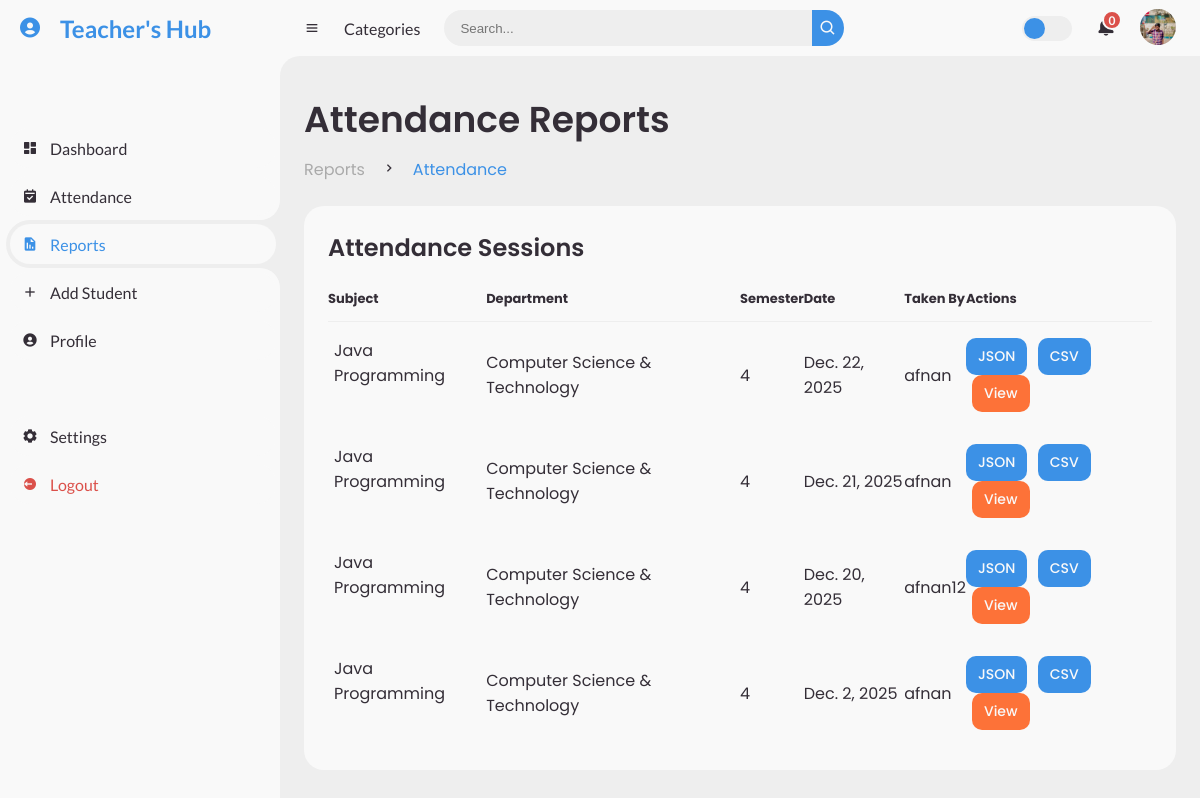
/attendance/reports (signed in), run on an earlier commit of the app's database.
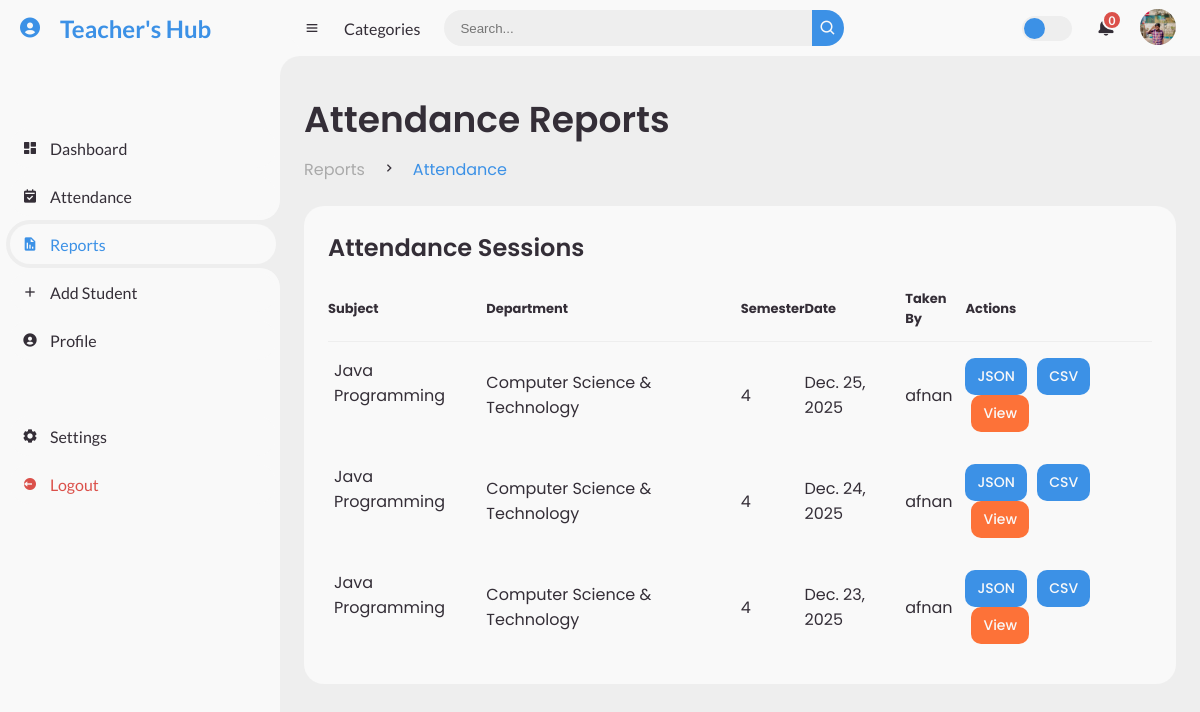
And on a later commit of the database.
### accounts/models.py (models this page shows, shortened)
class Profile(models.Model):
    user = models.OneToOneField(User, on_delete=models.CASCADE)
    profile_picture = models.ImageField( upload_to='profile_pics', blank=True, null=True)

### attendance/models.py (models this page shows, shortened)
class AttendanceSession(models.Model):
    subject = models.ForeignKey(Subject, on_delete=models.CASCADE)
    department = models.ForeignKey(Department, on_delete=models.CASCADE)
    semester = models.ForeignKey(Semester, on_delete=models.CASCADE)
    date = models.DateField()
    taken_by = models.ForeignKey(
        User,
        on_delete=models.CASCADE
    )
    attendance_data = models.JSONField(default=dict)
    class Meta:
        unique_together = ('subject', 'date')

### subjects/models.py (models this page shows, shortened)
class Subject(models.Model):
    name = models.CharField(max_length=100)
    code = models.CharField(max_length=20)
    department = models.ForeignKey(
        Department,
        on_delete=models.CASCADE,
        related_name="subjects"
    )
    semester = models.ForeignKey(
        Semester,
        on_delete=models.CASCADE,
        related_name="subjects"
    )
    class Meta:
        unique_together = ('code', 'department', 'semester')

### student/models.py (models this page shows, shortened)
class Department(models.Model):
    name = models.CharField(max_length=100)
    code = models.CharField(max_length=10,unique=True)

class Semester(models.Model):
    number = models.PositiveIntegerField()

### attendance/views.py (the view)
# urls.py: path('reports', views.attendance_report, name='attendance_report'),
@login_required
def attendance_report(request):
    sessions = AttendanceSession.objects.all().order_by('-date')
    students = Student.objects.in_bulk(field_name='student_id')
    for session in sessions:
        session.attendance_details = []
        for student_id, status in session.attendance_data.items():
            student = students.get(student_id)
            if student:
                session.attendance_details.append({
                    'name': student.name,
                    'status': 'present' if status == 'P' else 'absent'
                })
    return render(request, 'reports.html', {'sessions': sessions})

### student/context_processors.py (called while the page is built)
def current_profile(request):
    if request.user.is_authenticated:
        try:
            profile = Profile.objects.get(user=request.user)
        except Profile.DoesNotExist:
            profile = None
        return {'profile': profile}
    return {'profile': None}

### templates/reports.html (shortened to what this page needs)
{% extends 'base.html' %}
{% block content %}
<main>
    <div class="head-title">
        <div class="left">
            <h1>Attendance Reports</h1>
            <ul class="breadcrumb">
                <li><a href="#">Reports</a></li>
                <li><i class='bx bx-chevron-right'></i></li>
                <li><a class="active" href="#">Attendance</a></li>
            </ul>
        </div>
    </div>
    <div class="table-data">
        <div class="order">
            <div class="head">
                <h3>Attendance Sessions</h3>
            </div>
            <table>
                <thead>
                    <tr>
                        <th>Subject</th>
                        <th>Department</th>
                        <th>Semester</th>
                        <th>Date</th>
                        <th>Taken By</th>
                        <th>Actions</th>
                    </tr>
                </thead>
                <tbody>
                    {% for session in sessions %}
                    <tr>
                        <td>{{ session.subject.name }}</td>
                        <td>{{ session.department.name }}</td>
                        <td>{{ session.semester.number }}</td>
                        <td>{{ session.date }}</td>
                        <td>{{ session.taken_by.username }}</td>
                        <td>
                            <a href="{% url 'export_attendance_json' session.id %}" class="btn-download">
                                JSON
                            </a>
                            <a href="{% url 'export_attendance_csv' session.id %}" class="btn-download">
                                CSV
                            </a>
                            <a href="#" class="btn-view view-details" data-target="details-{{ session.id }}">
                                View
                            </a>
                        </td>
                    </tr>
                    {% empty %}
                    <tr>
                        <td colspan="6">No attendance sessions found.</td>
                    </tr>
                    {% endfor %}
                </tbody>
            </table>
        </div>
    </div>
</main>
{% endblock %}

### templates/base.html (shortened to what this page needs)
{%load static%}
<!DOCTYPE html>
<html lang="en">
<head>
    <link rel="stylesheet" href="{% static 'css/style.css' %}">
    <link href='https://unpkg.com/boxicons@2.0.9/css/boxicons.min.css' rel='stylesheet'>
</head>
<body>
	<section id="sidebar">
		<a href="#" class="brand">
			<i class='bx bxs-user-circle'></i>
			<span class="text">Teacher's Hub</span>
		</a>
		<ul class="side-menu top">
			<li class="{% if request.resolver_match.url_name == 'index' %}active{% endif %}">
				<a href="{% url 'index' %}">
					<i class='bx bxs-dashboard' ></i>
					<span class="text">Dashboard</span>
				</a>
			</li>
			<li class="{% if request.resolver_match.url_name == 'attendance' %}active{% endif %}">
				<a href="{%url 'attendance' %}">
					<i class='bx bxs-calendar-check' ></i>
					<span class="text">Attendance</span>
				</a>
			</li>
			<li class="{% if request.resolver_match.url_name == 'attendance_report' %}active{% endif %}">
				<a href="{% url 'attendance_report' %}">
					<i class='bx bxs-report' ></i>
					<span class="text">Reports</span>
				</a>
			</li>
			<li class="{% if request.resolver_match.url_name == 'add_student' %}active{% endif %}">
				<a href="{% url 'add_student' %}">
					<i class='bx bx-plus' ></i>
					<span class="text">Add Student</span>
				</a>
			</li>
			<li class="{% if request.resolver_match.url_name == 'teacher_profile' %}active{% endif %}">
				{%if user.is_authenticated%}
					<a href="{% url 'teacher_profile' %}">
						<i class='bx bxs-user-circle' ></i>
						<span class="text">Profile</span>
					</a>
				{%else%}
					<a href="{% url 'login' %}"><i class='bx b>xs-user-circle' ></i><span class="text">Login</span></a>
				{%endif%}
			</li>
		</ul>
		<ul class="side-menu">
			<li>
				<a href="#">
					<i class='bx bxs-cog' ></i>
					<span class="text">Settings</span>
				</a>
			</li>
			<li>
				<a href="{% url 'logout' %}" class="logout">
					<i class='bx bxs-log-out-circle' ></i>
					<span class="text">Logout</span>
				</a>
			</li>
		</ul>
	</section>
	<section id="content">
		<nav>
			<i class='bx bx-menu' ></i>
			<a href="#" class="nav-link">Categories</a>
			<form action="#">
				<div class="form-input">
					<input type="search" placeholder="Search...">
					<button type="submit" class="search-btn"><i class='bx bx-search' ></i></button>
				</div>
			</form>
			<label for="switch-mode" class="switch-mode"></label>
			<a href="#" class="notification">
				<span class="num">0</span>
			</a>
			<div class="profile">
				{% if profile.profile_picture and profile.profile_picture.name %}
    				<img src="{{ profile.profile_picture.url }}" alt="Profile Picture" class="img-profile">
				{% else %}
    				<img src="{% static 'img/default.jpg' %}" alt="Default Profile" class="img-profile">
				{% endif %}
			</div>
		</nav>
		{%block content%}{%endblock%}
	</section>
</body>
</html>

What changed in the data, as far as the page shows it:
removed AttendanceSession: subject.name "Java Programming", department.name "Computer Science & Technology", semester.number "4", date "Dec. 22, 2025", taken_by.username "afnan"
removed AttendanceSession: subject.name "Java Programming", department.name "Computer Science & Technology", semester.number "4", date "Dec. 21, 2025", taken_by.username "afnan"
removed AttendanceSession: subject.name "Java Programming", department.name "Computer Science & Technology", semester.number "4", date "Dec. 20, 2025", taken_by.username "afnan12"
removed AttendanceSession: subject.name "Java Programming", department.name "Computer Science & Technology", semester.number "4", date "Dec. 2, 2025", taken_by.username "afnan"
added AttendanceSession: subject.name "Java Programming", department.name "Computer Science & Technology", semester.number "4", date "Dec. 25, 2025", taken_by.username "afnan"
added AttendanceSession: subject.name "Java Programming", department.name "Computer Science & Technology", semester.number "4", date "Dec. 24, 2025", taken_by.username "afnan"
added AttendanceSession: subject.name "Java Programming", department.name "Computer Science & Technology", semester.number "4", date "Dec. 23, 2025", taken_by.username "afnan"
